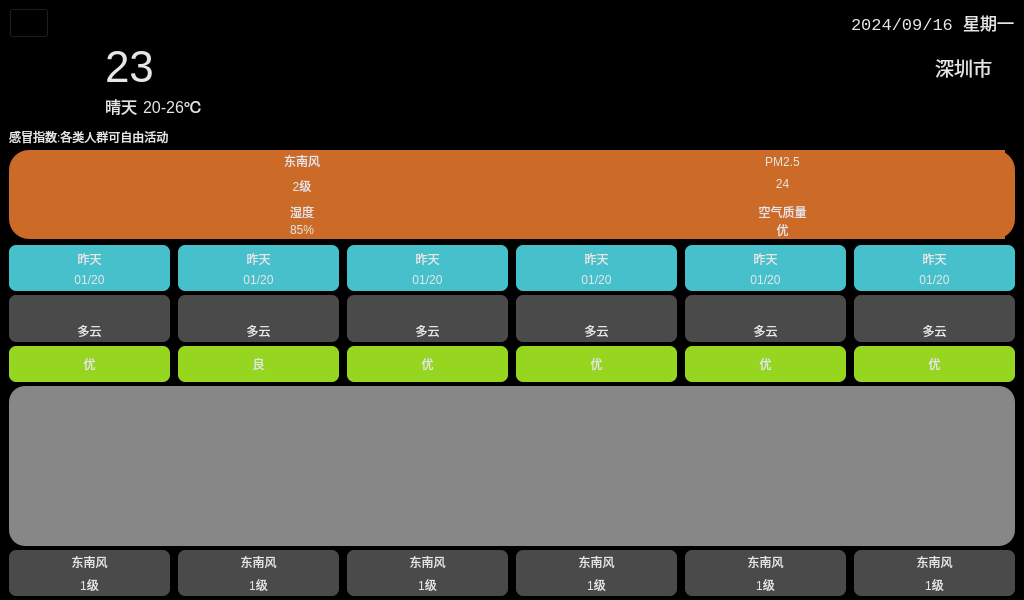
<?xml version="1.0" encoding="UTF-8"?>
<ui version="4.0">
 <class>Weather</class>
 <widget class="QWidget" name="Weather">
  <property name="geometry">
   <rect>
    <x>0</x>
    <y>0</y>
    <width>1024</width>
    <height>600</height>
   </rect>
  </property>
  <property name="windowTitle">
   <string>Widget</string>
  </property>
  <property name="styleSheet">
   <string notr="true">background-color: rgb(0, 0, 0);</string>
  </property>
  <widget class="QWidget" name="layoutWidget">
   <property name="geometry">
    <rect>
     <x>0</x>
     <y>0</y>
     <width>1024</width>
     <height>600</height>
    </rect>
   </property>
   <layout class="QVBoxLayout" name="verticalLayout_7" stretch="0,2,3,12">
    <property name="spacing">
     <number>2</number>
    </property>
    <item>
     <widget class="QWidget" name="widget01" native="true">
      <property name="maximumSize">
       <size>
        <width>16777215</width>
        <height>50</height>
       </size>
      </property>
      <layout class="QHBoxLayout" name="horizontalLayout_6" stretch="0,0,0">
       <property name="topMargin">
        <number>8</number>
       </property>
       <property name="bottomMargin">
        <number>2</number>
       </property>
       <item>
        <widget class="QPushButton" name="back">
         <property name="minimumSize">
          <size>
           <width>20</width>
           <height>30</height>
          </size>
         </property>
         <property name="styleSheet">
          <string notr="true">QPushButton { border-image: url(:/images/back.png) }</string>
         </property>
         <property name="text">
          <string/>
         </property>
        </widget>
       </item>
       <item>
        <spacer name="horizontalSpacer_2">
         <property name="orientation">
          <enum>Qt::Horizontal</enum>
         </property>
         <property name="sizeHint" stdset="0">
          <size>
           <width>40</width>
           <height>20</height>
          </size>
         </property>
        </spacer>
       </item>
       <item>
        <widget class="QLabel" name="labelCurrentDate">
         <property name="maximumSize">
          <size>
           <width>16777215</width>
           <height>16777215</height>
          </size>
         </property>
         <property name="font">
          <font>
           <family>Courier New</family>
           <pointsize>13</pointsize>
          </font>
         </property>
         <property name="styleSheet">
          <string notr="true">color: rgb(230, 230, 230);</string>
         </property>
         <property name="text">
          <string>2024/09/16 星期一</string>
         </property>
        </widget>
       </item>
      </layout>
     </widget>
    </item>
    <item>
     <widget class="QWidget" name="widget02" native="true">
      <property name="maximumSize">
       <size>
        <width>16777215</width>
        <height>80</height>
       </size>
      </property>
      <property name="styleSheet">
       <string notr="true">color: rgb(230, 230, 230);</string>
      </property>
      <layout class="QHBoxLayout" name="horizontalLayout_5">
       <property name="topMargin">
        <number>4</number>
       </property>
       <property name="bottomMargin">
        <number>4</number>
       </property>
       <item>
        <widget class="QLabel" name="labelWeatherIcon">
         <property name="minimumSize">
          <size>
           <width>90</width>
           <height>90</height>
          </size>
         </property>
         <property name="maximumSize">
          <size>
           <width>90</width>
           <height>90</height>
          </size>
         </property>
         <property name="text">
          <string/>
         </property>
         <property name="pixmap">
          <pixmap>:/res/type/Qing.png</pixmap>
         </property>
         <property name="scaledContents">
          <bool>true</bool>
         </property>
        </widget>
       </item>
       <item>
        <layout class="QGridLayout" name="gridLayout_2">
         <item row="1" column="0">
          <widget class="QLabel" name="labelweatherType">
           <property name="font">
            <font>
             <pointsize>12</pointsize>
            </font>
           </property>
           <property name="text">
            <string>晴天</string>
           </property>
          </widget>
         </item>
         <item row="1" column="1">
          <widget class="QLabel" name="labelTempRange">
           <property name="font">
            <font>
             <pointsize>12</pointsize>
            </font>
           </property>
           <property name="text">
            <string>20-26℃</string>
           </property>
          </widget>
         </item>
         <item row="0" column="0" colspan="2">
          <widget class="QLabel" name="labelTmp">
           <property name="font">
            <font>
             <family>Arial</family>
             <pointsize>33</pointsize>
            </font>
           </property>
           <property name="text">
            <string>23</string>
           </property>
          </widget>
         </item>
         <item row="1" column="2">
          <spacer name="horizontalSpacer">
           <property name="orientation">
            <enum>Qt::Horizontal</enum>
           </property>
           <property name="sizeHint" stdset="0">
            <size>
             <width>40</width>
             <height>20</height>
            </size>
           </property>
          </spacer>
         </item>
         <item row="0" column="3">
          <widget class="QLabel" name="labelCity">
           <property name="font">
            <font>
             <family>Courier New</family>
             <pointsize>14</pointsize>
            </font>
           </property>
           <property name="text">
            <string>深圳市  </string>
           </property>
          </widget>
         </item>
        </layout>
       </item>
      </layout>
     </widget>
    </item>
    <item>
     <widget class="QWidget" name="widget03" native="true">
      <property name="styleSheet">
       <string notr="true">color:rgb(230,230,230);</string>
      </property>
      <layout class="QVBoxLayout" name="verticalLayout" stretch="2,3">
       <property name="spacing">
        <number>4</number>
       </property>
       <property name="topMargin">
        <number>4</number>
       </property>
       <property name="bottomMargin">
        <number>4</number>
       </property>
       <item>
        <widget class="QLabel" name="labelGanmao">
         <property name="text">
          <string>感冒指数:各类人群可自由活动</string>
         </property>
        </widget>
       </item>
       <item>
        <widget class="QWidget" name="widget0301" native="true">
         <property name="maximumSize">
          <size>
           <width>16777215</width>
           <height>100</height>
          </size>
         </property>
         <property name="styleSheet">
          <string notr="true">background-color: rgb(203, 107, 39);
border-radius: 20px;</string>
         </property>
         <layout class="QGridLayout" name="gridLayout">
          <property name="leftMargin">
           <number>35</number>
          </property>
          <property name="topMargin">
           <number>0</number>
          </property>
          <property name="rightMargin">
           <number>10</number>
          </property>
          <property name="bottomMargin">
           <number>0</number>
          </property>
          <property name="horizontalSpacing">
           <number>0</number>
          </property>
          <property name="verticalSpacing">
           <number>8</number>
          </property>
          <item row="0" column="0">
           <layout class="QHBoxLayout" name="horizontalLayout">
            <property name="spacing">
             <number>0</number>
            </property>
            <property name="topMargin">
             <number>2</number>
            </property>
            <item>
             <widget class="QLabel" name="labelFX">
              <property name="minimumSize">
               <size>
                <width>35</width>
                <height>35</height>
               </size>
              </property>
              <property name="maximumSize">
               <size>
                <width>35</width>
                <height>35</height>
               </size>
              </property>
              <property name="frameShadow">
               <enum>QFrame::Raised</enum>
              </property>
              <property name="text">
               <string/>
              </property>
              <property name="pixmap">
               <pixmap>:/res/wind.png</pixmap>
              </property>
              <property name="scaledContents">
               <bool>true</bool>
              </property>
             </widget>
            </item>
            <item>
             <layout class="QVBoxLayout" name="verticalLayout_2">
              <property name="spacing">
               <number>7</number>
              </property>
              <property name="bottomMargin">
               <number>0</number>
              </property>
              <item>
               <widget class="QLabel" name="labelFXType">
                <property name="text">
                 <string>东南风</string>
                </property>
                <property name="alignment">
                 <set>Qt::AlignCenter</set>
                </property>
               </widget>
              </item>
              <item>
               <widget class="QLabel" name="labelFXType_2">
                <property name="text">
                 <string>2级</string>
                </property>
                <property name="alignment">
                 <set>Qt::AlignCenter</set>
                </property>
               </widget>
              </item>
             </layout>
            </item>
           </layout>
          </item>
          <item row="0" column="1">
           <layout class="QHBoxLayout" name="horizontalLayout_2">
            <item>
             <widget class="QLabel" name="labelFX_2">
              <property name="minimumSize">
               <size>
                <width>35</width>
                <height>35</height>
               </size>
              </property>
              <property name="maximumSize">
               <size>
                <width>35</width>
                <height>35</height>
               </size>
              </property>
              <property name="frameShadow">
               <enum>QFrame::Raised</enum>
              </property>
              <property name="text">
               <string/>
              </property>
              <property name="pixmap">
               <pixmap>:/res/pm25.png</pixmap>
              </property>
              <property name="scaledContents">
               <bool>true</bool>
              </property>
             </widget>
            </item>
            <item>
             <layout class="QVBoxLayout" name="verticalLayout_3">
              <item>
               <widget class="QLabel" name="labelPM25">
                <property name="text">
                 <string>PM2.5</string>
                </property>
                <property name="alignment">
                 <set>Qt::AlignCenter</set>
                </property>
               </widget>
              </item>
              <item>
               <widget class="QLabel" name="labelPM25Data">
                <property name="text">
                 <string>24</string>
                </property>
                <property name="alignment">
                 <set>Qt::AlignCenter</set>
                </property>
               </widget>
              </item>
             </layout>
            </item>
           </layout>
          </item>
          <item row="1" column="0">
           <layout class="QHBoxLayout" name="horizontalLayout_3">
            <item>
             <widget class="QLabel" name="labelShidu">
              <property name="minimumSize">
               <size>
                <width>35</width>
                <height>35</height>
               </size>
              </property>
              <property name="maximumSize">
               <size>
                <width>35</width>
                <height>35</height>
               </size>
              </property>
              <property name="frameShadow">
               <enum>QFrame::Raised</enum>
              </property>
              <property name="text">
               <string/>
              </property>
              <property name="pixmap">
               <pixmap>:/res/humidity.png</pixmap>
              </property>
              <property name="scaledContents">
               <bool>true</bool>
              </property>
             </widget>
            </item>
            <item>
             <layout class="QVBoxLayout" name="verticalLayout_4">
              <item>
               <widget class="QLabel" name="labelshidu">
                <property name="text">
                 <string>湿度</string>
                </property>
                <property name="alignment">
                 <set>Qt::AlignCenter</set>
                </property>
               </widget>
              </item>
              <item>
               <widget class="QLabel" name="labelShiduData">
                <property name="text">
                 <string>85%</string>
                </property>
                <property name="alignment">
                 <set>Qt::AlignCenter</set>
                </property>
               </widget>
              </item>
             </layout>
            </item>
           </layout>
          </item>
          <item row="1" column="1">
           <layout class="QHBoxLayout" name="horizontalLayout_4">
            <item>
             <widget class="QLabel" name="labelFX_4">
              <property name="minimumSize">
               <size>
                <width>35</width>
                <height>35</height>
               </size>
              </property>
              <property name="maximumSize">
               <size>
                <width>35</width>
                <height>35</height>
               </size>
              </property>
              <property name="frameShadow">
               <enum>QFrame::Raised</enum>
              </property>
              <property name="text">
               <string/>
              </property>
              <property name="pixmap">
               <pixmap>:/res/airQi.png</pixmap>
              </property>
              <property name="scaledContents">
               <bool>true</bool>
              </property>
             </widget>
            </item>
            <item>
             <layout class="QVBoxLayout" name="verticalLayout_5">
              <item>
               <widget class="QLabel" name="labelair">
                <property name="text">
                 <string>空气质量</string>
                </property>
                <property name="alignment">
                 <set>Qt::AlignCenter</set>
                </property>
               </widget>
              </item>
              <item>
               <widget class="QLabel" name="labelairData">
                <property name="text">
                 <string>优</string>
                </property>
                <property name="alignment">
                 <set>Qt::AlignCenter</set>
                </property>
               </widget>
              </item>
             </layout>
            </item>
           </layout>
          </item>
         </layout>
        </widget>
       </item>
      </layout>
     </widget>
    </item>
    <item>
     <widget class="QWidget" name="widget04" native="true">
      <layout class="QVBoxLayout" name="verticalLayout_6">
       <property name="spacing">
        <number>0</number>
       </property>
       <property name="topMargin">
        <number>0</number>
       </property>
       <property name="bottomMargin">
        <number>4</number>
       </property>
       <item>
        <widget class="QWidget" name="widget0401" native="true">
         <property name="maximumSize">
          <size>
           <width>16777215</width>
           <height>50</height>
          </size>
         </property>
         <layout class="QGridLayout" name="gridLayout_3">
          <property name="leftMargin">
           <number>0</number>
          </property>
          <property name="topMargin">
           <number>0</number>
          </property>
          <property name="rightMargin">
           <number>0</number>
          </property>
          <property name="bottomMargin">
           <number>4</number>
          </property>
          <property name="horizontalSpacing">
           <number>8</number>
          </property>
          <property name="verticalSpacing">
           <number>0</number>
          </property>
          <item row="0" column="0">
           <widget class="QLabel" name="labelday0">
            <property name="styleSheet">
             <string notr="true">color: rgb(230, 230, 230);
background-color: rgb(70, 192, 203);
border-radius: 7px;
border-bottom-right-radius:0px;
border-bottom-left-radius:0px;</string>
            </property>
            <property name="text">
             <string>昨天</string>
            </property>
            <property name="alignment">
             <set>Qt::AlignBottom|Qt::AlignHCenter</set>
            </property>
           </widget>
          </item>
          <item row="0" column="1">
           <widget class="QLabel" name="labelday1">
            <property name="styleSheet">
             <string notr="true">color: rgb(230, 230, 230);
background-color: rgb(70, 192, 203);

border-radius: 7px;
border-bottom-right-radius:0px;
border-bottom-left-radius:0px;</string>
            </property>
            <property name="text">
             <string>昨天</string>
            </property>
            <property name="alignment">
             <set>Qt::AlignBottom|Qt::AlignHCenter</set>
            </property>
           </widget>
          </item>
          <item row="0" column="2">
           <widget class="QLabel" name="labelday2">
            <property name="styleSheet">
             <string notr="true">color: rgb(230, 230, 230);
background-color: rgb(70, 192, 203);

border-radius: 7px;
border-bottom-right-radius:0px;
border-bottom-left-radius:0px;</string>
            </property>
            <property name="text">
             <string>昨天</string>
            </property>
            <property name="alignment">
             <set>Qt::AlignBottom|Qt::AlignHCenter</set>
            </property>
           </widget>
          </item>
          <item row="0" column="3">
           <widget class="QLabel" name="labelday3">
            <property name="styleSheet">
             <string notr="true">color: rgb(230, 230, 230);
background-color: rgb(70, 192, 203);

border-radius: 7px;
border-bottom-right-radius:0px;
border-bottom-left-radius:0px;</string>
            </property>
            <property name="text">
             <string>昨天</string>
            </property>
            <property name="alignment">
             <set>Qt::AlignBottom|Qt::AlignHCenter</set>
            </property>
           </widget>
          </item>
          <item row="0" column="4">
           <widget class="QLabel" name="labelday4">
            <property name="styleSheet">
             <string notr="true">color: rgb(230, 230, 230);
background-color: rgb(70, 192, 203);

border-radius: 7px;
border-bottom-right-radius:0px;
border-bottom-left-radius:0px;</string>
            </property>
            <property name="text">
             <string>昨天</string>
            </property>
            <property name="alignment">
             <set>Qt::AlignBottom|Qt::AlignHCenter</set>
            </property>
           </widget>
          </item>
          <item row="0" column="5">
           <widget class="QLabel" name="labelday5">
            <property name="styleSheet">
             <string notr="true">color: rgb(230, 230, 230);
background-color: rgb(70, 192, 203);

border-radius: 7px;
border-bottom-right-radius:0px;
border-bottom-left-radius:0px;</string>
            </property>
            <property name="text">
             <string>昨天</string>
            </property>
            <property name="alignment">
             <set>Qt::AlignBottom|Qt::AlignHCenter</set>
            </property>
           </widget>
          </item>
          <item row="1" column="0">
           <widget class="QLabel" name="labelDate0">
            <property name="styleSheet">
             <string notr="true">color: rgb(230, 230, 230);
background-color: rgb(70, 192, 203);

border-radius: 7px;
border-top-left-radius:0px;
border-top-right-radius:0px;</string>
            </property>
            <property name="text">
             <string>01/20</string>
            </property>
            <property name="alignment">
             <set>Qt::AlignCenter</set>
            </property>
           </widget>
          </item>
          <item row="1" column="1">
           <widget class="QLabel" name="labelDate1">
            <property name="styleSheet">
             <string notr="true">color: rgb(230, 230, 230);
background-color: rgb(70, 192, 203);

border-radius: 7px;
border-top-left-radius:0px;
border-top-right-radius:0px;</string>
            </property>
            <property name="text">
             <string>01/20</string>
            </property>
            <property name="alignment">
             <set>Qt::AlignCenter</set>
            </property>
           </widget>
          </item>
          <item row="1" column="2">
           <widget class="QLabel" name="labelDate2">
            <property name="styleSheet">
             <string notr="true">color: rgb(230, 230, 230);
background-color: rgb(70, 192, 203);

border-radius: 7px;
border-top-left-radius:0px;
border-top-right-radius:0px;</string>
            </property>
            <property name="text">
             <string>01/20</string>
            </property>
            <property name="alignment">
             <set>Qt::AlignCenter</set>
            </property>
           </widget>
          </item>
          <item row="1" column="3">
           <widget class="QLabel" name="labelDate3">
            <property name="styleSheet">
             <string notr="true">color: rgb(230, 230, 230);
background-color: rgb(70, 192, 203);

border-radius: 7px;
border-top-left-radius:0px;
border-top-right-radius:0px;</string>
            </property>
            <property name="text">
             <string>01/20</string>
            </property>
            <property name="alignment">
             <set>Qt::AlignCenter</set>
            </property>
           </widget>
          </item>
          <item row="1" column="4">
           <widget class="QLabel" name="labelDate4">
            <property name="styleSheet">
             <string notr="true">color: rgb(230, 230, 230);
background-color: rgb(70, 192, 203);

border-radius: 7px;
border-top-left-radius:0px;
border-top-right-radius:0px;</string>
            </property>
            <property name="text">
             <string>01/20</string>
            </property>
            <property name="alignment">
             <set>Qt::AlignCenter</set>
            </property>
           </widget>
          </item>
          <item row="1" column="5">
           <widget class="QLabel" name="labelDate5">
            <property name="styleSheet">
             <string notr="true">color: rgb(230, 230, 230);
background-color: rgb(70, 192, 203);

border-radius: 7px;
border-top-left-radius:0px;
border-top-right-radius:0px;</string>
            </property>
            <property name="text">
             <string>01/20</string>
            </property>
            <property name="alignment">
             <set>Qt::AlignCenter</set>
            </property>
           </widget>
          </item>
         </layout>
        </widget>
       </item>
       <item>
        <widget class="QWidget" name="widget0402" native="true">
         <property name="maximumSize">
          <size>
           <width>16777215</width>
           <height>60</height>
          </size>
         </property>
         <layout class="QGridLayout" name="gridLayout_4">
          <property name="leftMargin">
           <number>0</number>
          </property>
          <property name="topMargin">
           <number>0</number>
          </property>
          <property name="rightMargin">
           <number>0</number>
          </property>
          <property name="bottomMargin">
           <number>4</number>
          </property>
          <property name="horizontalSpacing">
           <number>8</number>
          </property>
          <property name="verticalSpacing">
           <number>0</number>
          </property>
          <item row="1" column="4">
           <widget class="QLabel" name="lbweatherTypeDate4">
            <property name="styleSheet">
             <string notr="true">color: rgb(230, 230, 230);
background-color: rgb(74, 74, 74);
border-radius: 7px;
border-top-left-radius:0px;
border-top-right-radius:0px;</string>
            </property>
            <property name="text">
             <string>多云</string>
            </property>
            <property name="alignment">
             <set>Qt::AlignCenter</set>
            </property>
           </widget>
          </item>
          <item row="1" column="5">
           <widget class="QLabel" name="lbweatherTypeDate5">
            <property name="styleSheet">
             <string notr="true">color: rgb(230, 230, 230);
background-color: rgb(74, 74, 74);
border-radius: 7px;
border-top-left-radius:0px;
border-top-right-radius:0px;</string>
            </property>
            <property name="text">
             <string>多云</string>
            </property>
            <property name="alignment">
             <set>Qt::AlignCenter</set>
            </property>
           </widget>
          </item>
          <item row="0" column="1">
           <widget class="QLabel" name="labelWeaterIcon1">
            <property name="styleSheet">
             <string notr="true">color: rgb(230, 230, 230);
background-color: rgb(74, 74, 74);
border-radius: 7px;
border-bottom-right-radius:0px;
border-bottom-left-radius:0px;</string>
            </property>
            <property name="text">
             <string/>
            </property>
            <property name="pixmap">
             <pixmap>:/res/type/DuoYun.png</pixmap>
            </property>
            <property name="scaledContents">
             <bool>false</bool>
            </property>
            <property name="alignment">
             <set>Qt::AlignCenter</set>
            </property>
           </widget>
          </item>
          <item row="0" column="5">
           <widget class="QLabel" name="labelWeaterIcon5">
            <property name="styleSheet">
             <string notr="true">color: rgb(230, 230, 230);
background-color: rgb(74, 74, 74);
border-radius: 7px;
border-bottom-right-radius:0px;
border-bottom-left-radius:0px;</string>
            </property>
            <property name="text">
             <string/>
            </property>
            <property name="pixmap">
             <pixmap>:/res/type/DuoYun.png</pixmap>
            </property>
            <property name="scaledContents">
             <bool>false</bool>
            </property>
            <property name="alignment">
             <set>Qt::AlignCenter</set>
            </property>
           </widget>
          </item>
          <item row="0" column="0">
           <widget class="QLabel" name="labelWeaterIcon0">
            <property name="styleSheet">
             <string notr="true">color: rgb(230, 230, 230);
background-color: rgb(74, 74, 74);
border-radius: 7px;
border-bottom-right-radius:0px;
border-bottom-left-radius:0px;</string>
            </property>
            <property name="text">
             <string/>
            </property>
            <property name="pixmap">
             <pixmap>:/res/type/DuoYun.png</pixmap>
            </property>
            <property name="scaledContents">
             <bool>false</bool>
            </property>
            <property name="alignment">
             <set>Qt::AlignCenter</set>
            </property>
           </widget>
          </item>
          <item row="1" column="3">
           <widget class="QLabel" name="lbweatherTypeDate3">
            <property name="styleSheet">
             <string notr="true">color: rgb(230, 230, 230);
background-color: rgb(74, 74, 74);
border-radius: 7px;
border-top-left-radius:0px;
border-top-right-radius:0px;</string>
            </property>
            <property name="text">
             <string>多云</string>
            </property>
            <property name="alignment">
             <set>Qt::AlignCenter</set>
            </property>
           </widget>
          </item>
          <item row="0" column="4">
           <widget class="QLabel" name="labelWeaterIcon4">
            <property name="styleSheet">
             <string notr="true">color: rgb(230, 230, 230);
background-color: rgb(74, 74, 74);
border-radius: 7px;
border-bottom-right-radius:0px;
border-bottom-left-radius:0px;</string>
            </property>
            <property name="text">
             <string/>
            </property>
            <property name="pixmap">
             <pixmap>:/res/type/DuoYun.png</pixmap>
            </property>
            <property name="scaledContents">
             <bool>false</bool>
            </property>
            <property name="alignment">
             <set>Qt::AlignCenter</set>
            </property>
           </widget>
          </item>
          <item row="1" column="1">
           <widget class="QLabel" name="lbweatherTypeDate1">
            <property name="styleSheet">
             <string notr="true">color: rgb(230, 230, 230);
background-color: rgb(74, 74, 74);
border-radius: 7px;
border-top-left-radius:0px;
border-top-right-radius:0px;</string>
            </property>
            <property name="text">
             <string>多云</string>
            </property>
            <property name="alignment">
             <set>Qt::AlignCenter</set>
            </property>
           </widget>
          </item>
          <item row="0" column="3">
           <widget class="QLabel" name="labelWeaterIcon3">
            <property name="styleSheet">
             <string notr="true">color: rgb(230, 230, 230);
background-color: rgb(74, 74, 74);
border-radius: 7px;
border-bottom-right-radius:0px;
border-bottom-left-radius:0px;</string>
            </property>
            <property name="text">
             <string/>
            </property>
            <property name="pixmap">
             <pixmap>:/res/type/DuoYun.png</pixmap>
            </property>
            <property name="scaledContents">
             <bool>false</bool>
            </property>
            <property name="alignment">
             <set>Qt::AlignCenter</set>
            </property>
           </widget>
          </item>
          <item row="1" column="2">
           <widget class="QLabel" name="lbweatherTypeDate2">
            <property name="styleSheet">
             <string notr="true">color: rgb(230, 230, 230);
background-color: rgb(74, 74, 74);
border-radius: 7px;
border-top-left-radius:0px;
border-top-right-radius:0px;</string>
            </property>
            <property name="text">
             <string>多云</string>
            </property>
            <property name="alignment">
             <set>Qt::AlignCenter</set>
            </property>
           </widget>
          </item>
          <item row="0" column="2">
           <widget class="QLabel" name="labelWeaterIcon2">
            <property name="styleSheet">
             <string notr="true">color: rgb(230, 230, 230);
background-color: rgb(74, 74, 74);
border-radius: 7px;
border-bottom-right-radius:0px;
border-bottom-left-radius:0px;</string>
            </property>
            <property name="text">
             <string/>
            </property>
            <property name="pixmap">
             <pixmap>:/res/type/DuoYun.png</pixmap>
            </property>
            <property name="scaledContents">
             <bool>false</bool>
            </property>
            <property name="alignment">
             <set>Qt::AlignCenter</set>
            </property>
           </widget>
          </item>
          <item row="1" column="0">
           <widget class="QLabel" name="lbweatherTypeDate0">
            <property name="styleSheet">
             <string notr="true">color: rgb(230, 230, 230);
background-color: rgb(74, 74, 74);
border-radius: 7px;
border-top-left-radius:0px;
border-top-right-radius:0px;</string>
            </property>
            <property name="text">
             <string>多云</string>
            </property>
            <property name="alignment">
             <set>Qt::AlignCenter</set>
            </property>
           </widget>
          </item>
         </layout>
        </widget>
       </item>
       <item>
        <widget class="QWidget" name="widget0403" native="true">
         <property name="maximumSize">
          <size>
           <width>16777215</width>
           <height>40</height>
          </size>
         </property>
         <layout class="QHBoxLayout" name="horizontalLayout_7">
          <property name="spacing">
           <number>8</number>
          </property>
          <property name="leftMargin">
           <number>0</number>
          </property>
          <property name="topMargin">
           <number>0</number>
          </property>
          <property name="rightMargin">
           <number>0</number>
          </property>
          <property name="bottomMargin">
           <number>4</number>
          </property>
          <item>
           <widget class="QLabel" name="labelairq0">
            <property name="styleSheet">
             <string notr="true">color: rgb(230, 230, 230);
background-color: rgb(150, 213, 32);
border-radius: 7px;</string>
            </property>
            <property name="text">
             <string>优</string>
            </property>
            <property name="alignment">
             <set>Qt::AlignCenter</set>
            </property>
           </widget>
          </item>
          <item>
           <widget class="QLabel" name="labelairq1">
            <property name="styleSheet">
             <string notr="true">color: rgb(230, 230, 230);
background-color: rgb(150, 213, 32);

border-radius: 7px;</string>
            </property>
            <property name="text">
             <string>良</string>
            </property>
            <property name="alignment">
             <set>Qt::AlignCenter</set>
            </property>
           </widget>
          </item>
          <item>
           <widget class="QLabel" name="labelairq2">
            <property name="styleSheet">
             <string notr="true">color: rgb(230, 230, 230);
background-color: rgb(150, 213, 32);
border-radius: 7px;</string>
            </property>
            <property name="text">
             <string>优</string>
            </property>
            <property name="alignment">
             <set>Qt::AlignCenter</set>
            </property>
           </widget>
          </item>
          <item>
           <widget class="QLabel" name="labelairq3">
            <property name="styleSheet">
             <string notr="true">color: rgb(230, 230, 230);
background-color: rgb(150, 213, 32);
border-radius: 7px;</string>
            </property>
            <property name="text">
             <string>优</string>
            </property>
            <property name="alignment">
             <set>Qt::AlignCenter</set>
            </property>
           </widget>
          </item>
          <item>
           <widget class="QLabel" name="labelairq4">
            <property name="styleSheet">
             <string notr="true">color: rgb(230, 230, 230);
background-color: rgb(150, 213, 32);
border-radius: 7px;</string>
            </property>
            <property name="text">
             <string>优</string>
            </property>
            <property name="alignment">
             <set>Qt::AlignCenter</set>
            </property>
           </widget>
          </item>
          <item>
           <widget class="QLabel" name="labelairq5">
            <property name="styleSheet">
             <string notr="true">color: rgb(230, 230, 230);
background-color: rgb(150, 213, 32);
border-radius: 7px;</string>
            </property>
            <property name="text">
             <string>优</string>
            </property>
            <property name="alignment">
             <set>Qt::AlignCenter</set>
            </property>
           </widget>
          </item>
         </layout>
        </widget>
       </item>
       <item>
        <layout class="QGridLayout" name="gridLayout_6">
         <property name="spacing">
          <number>0</number>
         </property>
         <item row="0" column="0">
          <widget class="QWidget" name="widget0404" native="true">
           <property name="minimumSize">
            <size>
             <width>0</width>
             <height>80</height>
            </size>
           </property>
           <property name="maximumSize">
            <size>
             <width>16777215</width>
             <height>80</height>
            </size>
           </property>
           <property name="styleSheet">
            <string notr="true">
background-color: rgb(135, 135, 135);
border-radius: 16px;
border-bottom-right-radius:0px;
border-bottom-left-radius:0px;</string>
           </property>
          </widget>
         </item>
         <item row="1" column="0">
          <widget class="QWidget" name="widget0405" native="true">
           <property name="minimumSize">
            <size>
             <width>0</width>
             <height>80</height>
            </size>
           </property>
           <property name="maximumSize">
            <size>
             <width>16777215</width>
             <height>80</height>
            </size>
           </property>
           <property name="styleSheet">
            <string notr="true">background-color: rgb(135, 135, 135);
border-radius: 16px;
border-top-left-radius:0px;
border-top-right-radius:0px;</string>
           </property>
          </widget>
         </item>
        </layout>
       </item>
       <item>
        <widget class="QWidget" name="widget0406" native="true">
         <property name="maximumSize">
          <size>
           <width>16777215</width>
           <height>50</height>
          </size>
         </property>
         <layout class="QGridLayout" name="gridLayout_5">
          <property name="leftMargin">
           <number>0</number>
          </property>
          <property name="topMargin">
           <number>4</number>
          </property>
          <property name="rightMargin">
           <number>0</number>
          </property>
          <property name="bottomMargin">
           <number>0</number>
          </property>
          <property name="horizontalSpacing">
           <number>8</number>
          </property>
          <property name="verticalSpacing">
           <number>0</number>
          </property>
          <item row="1" column="5">
           <widget class="QLabel" name="labelFX5">
            <property name="styleSheet">
             <string notr="true">color: rgb(230, 230, 230);
background-color: rgb(74, 74, 74);
border-radius: 7px;
border-bottom-right-radius:0px;
border-bottom-left-radius:0px;</string>
            </property>
            <property name="text">
             <string>东南风</string>
            </property>
            <property name="scaledContents">
             <bool>false</bool>
            </property>
            <property name="alignment">
             <set>Qt::AlignCenter</set>
            </property>
           </widget>
          </item>
          <item row="1" column="3">
           <widget class="QLabel" name="labelFX3">
            <property name="styleSheet">
             <string notr="true">color: rgb(230, 230, 230);
background-color: rgb(74, 74, 74);
border-radius: 7px;
border-bottom-right-radius:0px;
border-bottom-left-radius:0px;</string>
            </property>
            <property name="text">
             <string>东南风</string>
            </property>
            <property name="scaledContents">
             <bool>false</bool>
            </property>
            <property name="alignment">
             <set>Qt::AlignCenter</set>
            </property>
           </widget>
          </item>
          <item row="2" column="5">
           <widget class="QLabel" name="labelFL5">
            <property name="styleSheet">
             <string notr="true">color: rgb(230, 230, 230);
background-color: rgb(74, 74, 74);
border-radius: 7px;
border-top-left-radius:0px;
border-top-right-radius:0px;</string>
            </property>
            <property name="text">
             <string>1级</string>
            </property>
            <property name="alignment">
             <set>Qt::AlignCenter</set>
            </property>
           </widget>
          </item>
          <item row="1" column="0">
           <widget class="QLabel" name="labelFX0">
            <property name="styleSheet">
             <string notr="true">color: rgb(230, 230, 230);
background-color: rgb(74, 74, 74);
border-radius: 7px;
border-bottom-right-radius:0px;
border-bottom-left-radius:0px;</string>
            </property>
            <property name="text">
             <string>东南风</string>
            </property>
            <property name="scaledContents">
             <bool>false</bool>
            </property>
            <property name="alignment">
             <set>Qt::AlignCenter</set>
            </property>
           </widget>
          </item>
          <item row="1" column="1">
           <widget class="QLabel" name="labelFX1">
            <property name="styleSheet">
             <string notr="true">color: rgb(230, 230, 230);
background-color: rgb(74, 74, 74);
border-radius: 7px;
border-bottom-right-radius:0px;
border-bottom-left-radius:0px;</string>
            </property>
            <property name="text">
             <string>东南风</string>
            </property>
            <property name="scaledContents">
             <bool>false</bool>
            </property>
            <property name="alignment">
             <set>Qt::AlignCenter</set>
            </property>
           </widget>
          </item>
          <item row="1" column="2">
           <widget class="QLabel" name="labelFX2">
            <property name="styleSheet">
             <string notr="true">color: rgb(230, 230, 230);
background-color: rgb(74, 74, 74);
border-radius: 7px;
border-bottom-right-radius:0px;
border-bottom-left-radius:0px;</string>
            </property>
            <property name="text">
             <string>东南风</string>
            </property>
            <property name="scaledContents">
             <bool>false</bool>
            </property>
            <property name="alignment">
             <set>Qt::AlignCenter</set>
            </property>
           </widget>
          </item>
          <item row="2" column="0">
           <widget class="QLabel" name="labelFL0">
            <property name="styleSheet">
             <string notr="true">color: rgb(230, 230, 230);
background-color: rgb(74, 74, 74);
border-radius: 7px;
border-top-left-radius:0px;
border-top-right-radius:0px;</string>
            </property>
            <property name="text">
             <string>1级</string>
            </property>
            <property name="alignment">
             <set>Qt::AlignCenter</set>
            </property>
           </widget>
          </item>
          <item row="2" column="3">
           <widget class="QLabel" name="labelFL3">
            <property name="styleSheet">
             <string notr="true">color: rgb(230, 230, 230);
background-color: rgb(74, 74, 74);
border-radius: 7px;
border-top-left-radius:0px;
border-top-right-radius:0px;</string>
            </property>
            <property name="text">
             <string>1级</string>
            </property>
            <property name="alignment">
             <set>Qt::AlignCenter</set>
            </property>
           </widget>
          </item>
          <item row="2" column="2">
           <widget class="QLabel" name="labelFL2">
            <property name="styleSheet">
             <string notr="true">color: rgb(230, 230, 230);
background-color: rgb(74, 74, 74);
border-radius: 7px;
border-top-left-radius:0px;
border-top-right-radius:0px;</string>
            </property>
            <property name="text">
             <string>1级</string>
            </property>
            <property name="alignment">
             <set>Qt::AlignCenter</set>
            </property>
           </widget>
          </item>
          <item row="2" column="4">
           <widget class="QLabel" name="labelFL4">
            <property name="styleSheet">
             <string notr="true">color: rgb(230, 230, 230);
background-color: rgb(74, 74, 74);
border-radius: 7px;
border-top-left-radius:0px;
border-top-right-radius:0px;</string>
            </property>
            <property name="text">
             <string>1级</string>
            </property>
            <property name="alignment">
             <set>Qt::AlignCenter</set>
            </property>
           </widget>
          </item>
          <item row="1" column="4">
           <widget class="QLabel" name="labelFX4">
            <property name="styleSheet">
             <string notr="true">color: rgb(230, 230, 230);
background-color: rgb(74, 74, 74);
border-radius: 7px;
border-bottom-right-radius:0px;
border-bottom-left-radius:0px;</string>
            </property>
            <property name="text">
             <string>东南风</string>
            </property>
            <property name="scaledContents">
             <bool>false</bool>
            </property>
            <property name="alignment">
             <set>Qt::AlignCenter</set>
            </property>
           </widget>
          </item>
          <item row="2" column="1">
           <widget class="QLabel" name="labelFL1">
            <property name="styleSheet">
             <string notr="true">color: rgb(230, 230, 230);
background-color: rgb(74, 74, 74);
border-radius: 7px;
border-top-left-radius:0px;
border-top-right-radius:0px;</string>
            </property>
            <property name="text">
             <string>1级</string>
            </property>
            <property name="alignment">
             <set>Qt::AlignCenter</set>
            </property>
           </widget>
          </item>
         </layout>
        </widget>
       </item>
      </layout>
     </widget>
    </item>
   </layout>
  </widget>
 </widget>
 <resources/>
 <connections/>
</ui>
